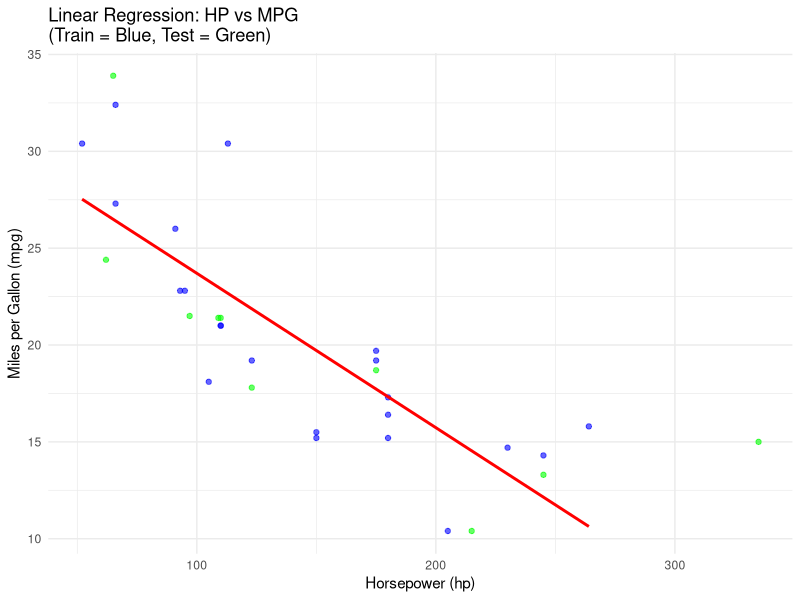

Source code (R):
install.packages("caTools")
install.packages("ggplot2")

# Load necessary libraries
library(caTools)
library(ggplot2)

# Load inbuilt dataset
data("mtcars")

# View first few rows
head(mtcars)

# Sampling (70% train, 30% test)
set.seed(123)
split <- sample.split(mtcars$mpg, SplitRatio = 0.7)
train <- subset(mtcars, split == TRUE)
test <- subset(mtcars, split == FALSE)

# Covariance & Correlation between mpg and hp
cov_val <- cov(train$mpg, train$hp)
cor_val <- cor(train$mpg, train$hp)
print(paste("Covariance (Train):", round(cov_val, 3)))
print(paste("Correlation (Train):", round(cor_val, 3)))

# Standard Deviations
sd_train_mpg <- sd(train$mpg)
sd_test_mpg <- sd(test$mpg)
sd_train_hp <- sd(train$hp)
sd_test_hp <- sd(test$hp)

print(paste("Train Std Dev MPG:", round(sd_train_mpg, 3)))
print(paste("Test Std Dev MPG:", round(sd_test_mpg, 3)))
print(paste("Train Std Dev HP:", round(sd_train_hp, 3)))
print(paste("Test Std Dev HP:", round(sd_test_hp, 3)))

# Linear Regression model (predict mpg using hp)
model <- lm(mpg ~ hp, data = train)
summary(model)

# Plot regression line using training data
ggplot() +
  geom_point(data = train, aes(x = hp, y = mpg), color = "blue", alpha = 0.6) +
  geom_point(data = test, aes(x = hp, y = mpg), color = "green", alpha = 0.6) +
  geom_smooth(data = train, aes(x = hp, y = mpg), method = "lm", se = FALSE, color = "red") +
  labs(title = "Linear Regression: HP vs MPG\n(Train = Blue, Test = Green)",
       x = "Horsepower (hp)",
       y = "Miles per Gallon (mpg)") +
  theme_minimal()
